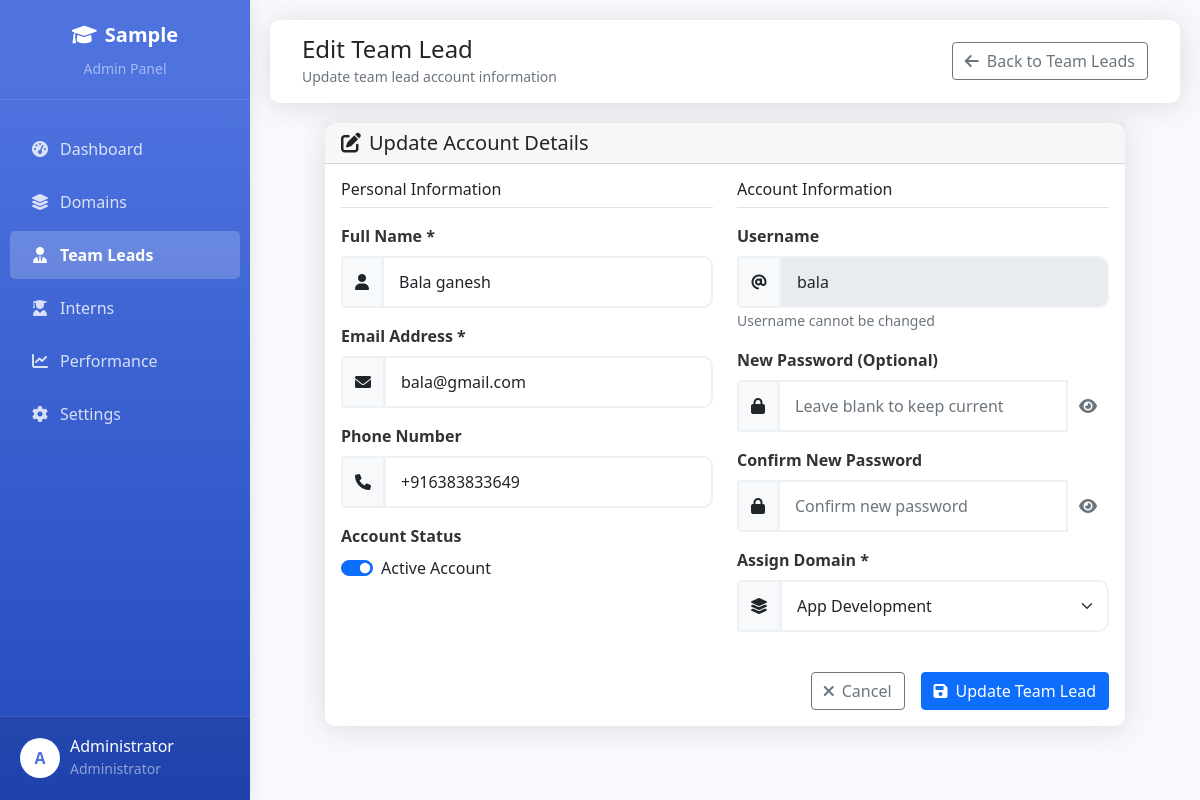
The app's page /admin/teamlead/edit.php?id=2 (signed in) with its own data.
### tables this page shows
CREATE TABLE `company_details` (
  `id` int(11) NOT NULL AUTO_INCREMENT,
  `company_name` varchar(255) NOT NULL,
  `admin_username` varchar(50) NOT NULL,
  `admin_password` varchar(255) NOT NULL,
  `internship_duration` varchar(100) DEFAULT NULL,
  `office_timing` varchar(100) DEFAULT NULL,
  `min_score_for_job` int(11) DEFAULT 70,
  `created_at` timestamp NOT NULL DEFAULT current_timestamp(),
  `updated_at` timestamp NOT NULL DEFAULT current_timestamp() ON UPDATE current_timestamp(),
  PRIMARY KEY (`id`)
);

CREATE TABLE `users` (
  `id` int(11) NOT NULL AUTO_INCREMENT,
  `username` varchar(50) NOT NULL,
  `password` varchar(255) NOT NULL,
  `email` varchar(100) NOT NULL,
  `full_name` varchar(100) NOT NULL,
  `role` enum('admin','team_lead','intern') NOT NULL,
  `domain_id` int(11) DEFAULT NULL,
  `phone` varchar(20) DEFAULT NULL,
  `join_date` date DEFAULT NULL,
  `end_date` date DEFAULT NULL,
  `is_active` tinyint(1) DEFAULT 1,
  `created_at` timestamp NOT NULL DEFAULT current_timestamp(),
  PRIMARY KEY (`id`),
  UNIQUE KEY `username` (`username`),
  UNIQUE KEY `email` (`email`)
);

CREATE TABLE `domains` (
  `id` int(11) NOT NULL AUTO_INCREMENT,
  `domain_name` varchar(100) NOT NULL,
  `description` text DEFAULT NULL,
  `created_by` int(11) DEFAULT NULL,
  `created_at` timestamp NOT NULL DEFAULT current_timestamp(),
  PRIMARY KEY (`id`)
);

### admin/teamlead/edit.php (the view, shortened to what this page needs)
<?php
require_once '../../config/database.php';
$user_id = intval($_GET['id']);
$company_query = "SELECT company_name FROM company_details LIMIT 1";
$company_result = mysqli_query($conn, $company_query);
$company_data = mysqli_fetch_assoc($company_result);
$company_name = $company_data['company_name'] ?? 'Intern Management System';
$domains_query = "SELECT id, domain_name FROM domains ORDER BY domain_name";
$domains_result = mysqli_query($conn, $domains_query);
$query = "SELECT * FROM users WHERE id = $user_id AND role = 'team_lead'";
$result = mysqli_query($conn, $query);
$user = mysqli_fetch_assoc($result);
$form_data = $user;
?>
<!DOCTYPE html>
<html lang="en">
<head>
    <link href="https://cdn.jsdelivr.net/npm/bootstrap@5.1.3/dist/css/bootstrap.min.css" rel="stylesheet">
    <link rel="stylesheet" href="https://cdnjs.cloudflare.com/ajax/libs/font-awesome/6.0.0/css/all.min.css">
</head>
<body>
    <div class="sidebar">
        <div class="sidebar-header">
            <a href="../dashboard.php" class="company-logo">
                <i class="fas fa-graduation-cap me-2"></i><?php echo $company_name; ?>
            </a>
            <small class="text-white-50 d-block mt-2">Admin Panel</small>
        </div>
        <div class="sidebar-menu">
            <a href="../dashboard.php" class="nav-link">
                <i class="fas fa-tachometer-alt"></i>Dashboard
            </a>
            <a href="../domains/manage.php" class="nav-link">
                <i class="fas fa-layer-group"></i>Domains
            </a>
            <a href="manage.php" class="nav-link active">
                <i class="fas fa-user-tie"></i>Team Leads
            </a>
            <a href="../intern/manage.php" class="nav-link">
                <i class="fas fa-user-graduate"></i>Interns
            </a>
            <a href="../performance/overview.php" class="nav-link">
                <i class="fas fa-chart-line"></i>Performance
            </a>
            <a href="../settings/company.php" class="nav-link">
                <i class="fas fa-cog"></i>Settings
            </a>
        </div>
        <div class="user-profile">
            <div class="d-flex align-items-center">
                <div class="profile-img">
                    <?php echo strtoupper(substr($_SESSION['full_name'], 0, 1)); ?>
                </div>
                <div>
                    <h6 class="mb-0"><?php echo $_SESSION['full_name']; ?></h6>
                    <small class="text-white-50">Administrator</small>
                </div>
            </div>
        </div>
    </div>
    <div class="main-content">
        <nav class="navbar-top">
            <div class="container-fluid">
                <div class="d-flex justify-content-between align-items-center w-100">
                    <div>
                        <h4 class="mb-0">Edit Team Lead</h4>
                        <small class="text-muted">Update team lead account information</small>
                    </div>
                    <div>
                        <a href="manage.php" class="btn btn-outline-secondary">
                            <i class="fas fa-arrow-left me-2"></i>Back to Team Leads
                        </a>
                    </div>
                </div>
            </div>
        </nav>
        <div class="form-container">
            <div class="card">
                <div class="card-header">
                    <h5 class="mb-0"><i class="fas fa-edit me-2"></i>Update Account Details</h5>
                </div>
                <div class="card-body">
                    <form method="POST" action="" id="editTeamLeadForm">
                        <div class="row">
                            <div class="col-md-6">
                                <h6 class="mb-3 border-bottom pb-2">Personal Information</h6>
                                <div class="mb-3">
                                    <label class="form-label">Full Name *</label>
                                    <div class="input-group">
                                        <span class="input-group-text">
                                            <i class="fas fa-user"></i>
                                        </span>
                                        <input type="text" class="form-control"
                                               name="full_name"
                                               value="<?php echo htmlspecialchars($form_data['full_name']); ?>"
                                               required>
                                    </div>
                                </div>
                                <div class="mb-3">
                                    <label class="form-label">Email Address *</label>
                                    <div class="input-group">
                                        <span class="input-group-text">
                                            <i class="fas fa-envelope"></i>
                                        </span>
                                        <input type="email" class="form-control"
                                               name="email"
                                               value="<?php echo htmlspecialchars($form_data['email']); ?>"
                                               required>
                                    </div>
                                </div>
                                <div class="mb-3">
                                    <label class="form-label">Phone Number</label>
                                    <div class="input-group">
                                        <span class="input-group-text">
                                            <i class="fas fa-phone"></i>
                                        </span>
                                        <input type="tel" class="form-control"
                                               name="phone"
                                               value="<?php echo htmlspecialchars($form_data['phone']); ?>">
                                    </div>
                                </div>
                                <div class="mb-3">
                                    <label class="form-label">Account Status</label>
                                    <div class="form-check form-switch">
                                        <input class="form-check-input" type="checkbox" id="statusSwitch" name="is_active" <?php echo ($form_data['is_active']) ? 'checked' : ''; ?>>
                                        <label class="form-check-label" for="statusSwitch">
                                            <?php echo ($form_data['is_active']) ? 'Active Account' : 'Inactive Account'; ?>
                                        </label>
                                    </div>
                                </div>
                            </div>
                            <div class="col-md-6">
                                <h6 class="mb-3 border-bottom pb-2">Account Information</h6>
                                <div class="mb-3">
                                    <label class="form-label">Username</label>
                                    <div class="input-group">
                                        <span class="input-group-text">
                                            <i class="fas fa-at"></i>
                                        </span>
                                        <input type="text" class="form-control"
                                               value="<?php echo htmlspecialchars($form_data['username']); ?>"
                                               disabled>
                                    </div>
                                    <small class="text-muted">Username cannot be changed</small>
                                </div>
                                <div class="mb-3">
                                    <label class="form-label">New Password (Optional)</label>
                                    <div class="input-group">
                                        <span class="input-group-text">
                                            <i class="fas fa-lock"></i>
                                        </span>
                                        <input type="password" class="form-control"
                                               name="password"
                                               id="password"
                                               placeholder="Leave blank to keep current"
                                               minlength="6">
                                        <button type="button" class="btn password-toggle" id="togglePassword">
                                            <i class="fas fa-eye"></i>
                                        </button>
                                    </div>
                                </div>
                                <div class="mb-3">
                                    <label class="form-label">Confirm New Password</label>
                                    <div class="input-group">
                                        <span class="input-group-text">
                                            <i class="fas fa-lock"></i>
                                        </span>
                                        <input type="password" class="form-control"
                                               name="confirm_password"
                                               id="confirmPassword"
                                               placeholder="Confirm new password">
                                        <button type="button" class="btn password-toggle" id="toggleConfirmPassword">
                                            <i class="fas fa-eye"></i>
                                        </button>
                                    </div>
                                </div>
                                <div class="mb-3">
                                    <label class="form-label">Assign Domain *</label>
                                    <div class="input-group">
                                        <span class="input-group-text">
                                            <i class="fas fa-layer-group"></i>
                                        </span>
                                        <select class="form-select" name="domain_id" required>
                                            <?php
                                            mysqli_data_seek($domains_result, 0);
                                            while($domain = mysqli_fetch_assoc($domains_result)):
                                            ?>
                                            <option value="<?php echo $domain['id']; ?>"
                                                <?php echo ($form_data['domain_id'] == $domain['id']) ? 'selected' : ''; ?>>
                                                <?php echo htmlspecialchars($domain['domain_name']); ?>
                                            </option>
                                            <?php endwhile; ?>
                                        </select>
                                    </div>
                                </div>
                            </div>
                        </div>
                        <div class="d-grid gap-2 d-md-flex justify-content-md-end mt-4">
                            <a href="manage.php" class="btn btn-outline-secondary me-md-2">
                                <i class="fas fa-times me-2"></i>Cancel
                            </a>
                            <button type="submit" class="btn btn-primary">
                                <i class="fas fa-save me-2"></i>Update Team Lead
                            </button>
                        </div>
                    </form>
                </div>
            </div>
        </div>
    </div>
</body>
</html>

### admin/teamlead/edit.php (style rules this page uses)
body { background-color: #f8f9fc; font-family: 'Segoe UI', Tahoma, Geneva, Verdana, sans-serif; }
.sidebar { position: fixed; top: 0; left: 0; bottom: 0; width: 250px; background: linear-gradient(180deg, #4e73df 10%, #224abe 100%); color: white; box-shadow: 0 0 15px rgba(0,0,0,0.1); z-index: 1000; }
.main-content { margin-left: 250px; padding: 20px; min-height: 100vh; }
.sidebar-header { padding: 20px; text-align: center; border-bottom: 1px solid rgba(255,255,255,0.1); }
.company-logo { font-size: 20px; font-weight: 700; color: white; text-decoration: none; }
.sidebar-menu { padding: 20px 0; }
.nav-link { color: rgba(255,255,255,0.8); padding: 12px 20px; margin: 5px 10px; border-radius: 5px; transition: all 0.3s; text-decoration: none; display: block; }
.nav-link.active { color: white; background: rgba(255,255,255,0.2); font-weight: 600; }
.nav-link i { width: 20px; margin-right: 10px; text-align: center; }
.user-profile { position: absolute; bottom: 0; left: 0; right: 0; padding: 20px; background: rgba(0,0,0,0.1); border-top: 1px solid rgba(255,255,255,0.1); }
.profile-img { width: 40px; height: 40px; border-radius: 50%; background: white; display: flex; align-items: center; justify-content: center; color: #4e73df; font-weight: bold; margin-right: 10px; }
.navbar-top { background: white; box-shadow: 0 0.15rem 1.75rem 0 rgba(58, 59, 69, 0.15); padding: 15px 20px; margin-bottom: 20px; border-radius: 10px; }
.form-container { max-width: 800px; margin: 0 auto; }
.form-label { font-weight: 600; color: #333; }
.form-control, .form-select { border: 2px solid #eef2f7; border-radius: 10px; padding: 12px 15px; }
.input-group-text { background-color: #f8f9fa; border: 2px solid #eef2f7; }
.card { border: none; border-radius: 10px; box-shadow: 0 0.15rem 1.75rem 0 rgba(58, 59, 69, 0.15); margin-bottom: 20px; }
.password-toggle { cursor: pointer; background: none; border: none; color: #6c757d; }

### records on screen
company_details: company_name "Sample"
users: full_name "Bala ganesh", email "bala@gmail.com", phone "+916383833649", is_active "☑", username "bala", domain_id "App Development"

### other values on screen
substr($_SESSION['full_name'], 0, 1) "A"
$_SESSION['full_name'] "Administrator"
